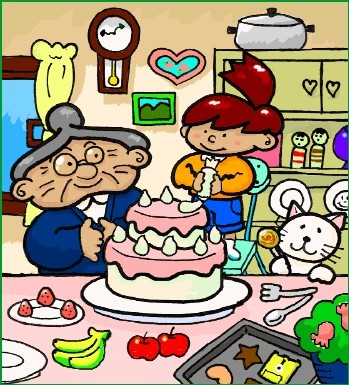
#> input picture two images and detects the changes/11.jpg, 349 x 385 px
$ python 'two images and detects the changes.py'
#> lines starting #> are read from the running program, lines starting #| are printed output that depends on the picture
from PIL import Image ,ImageChops # PIL lütüphanesin Image ve ImageChops çağırıldı.
import cv2 # OpenCV kütüphanesi çağırıldı.

# Fark bulma fonksiyonu oluşturuldu.
def FarkBulma4RGB(img1,img2): # Fonksiyon içine 2 resim alıyor.

# Kıyaslanan resimler aynı boyutta olduğu varsayılarak

    h = img1.shape[0] # 1. resmin yükseliği h değişkenine atandı.
    w = img1.shape[1] # 1. resmin genişliği w değişkenine atandı.

    # Resmin üzerinde, piksellerinde for döngüsü ile geziniyoruz
    for y in range(0, h):   # 0'dan h'a kadar dönüyoruz bulunduğumuz her piksel y koordinatını veriyor.
        for x in range(0, w): # Bulunduğumuz her piksel x koordinatını veriyor.
            # Piksel renklerini değişkenlere atıyoruz.
            b = img1[y, x, 0] # (x,y) koordinatındaki mavi değerini b'ye atandı.
            g = img1[y, x, 1] # Yeşil değer g değişkenine atandı.
            r = img1[y, x, 2] # Kırmızı değer r değişkenine atandı.

            bgr = b + g + r # 1. resmin renk kodlarını topluyoruz.
            # Renk kodları 0-255 aralığındaki değerlerden oluşur.

            b2,g2,r2 = img2[y, x] # 2. resmin o anki (x,y) koordinatındaki renkleri alıyoruz.
            bgr2 = b2 + g2 + r2 # Aldığımız renk değerlerini topluyoruz.


            # 1. resmin ve 2. resmin o anki piksel konumlarının renk değerlerinin
            if bgr != bgr2: # toplamı biribirine eşit değilse
                img2[y, x] = (255, 255, 255) # 2. resmin o anki piksellerini
                # (255,255,255) beyaz yap.

    return img2 # yeni oluşan 2. resmi döndür.


img1 = cv2.imread("11.jpg") # 1. resmimizi OpenCV kütüphanesindeki imread fonksiyonu
#> img1 is the input picture: shape (385, 349, 3); mean B, G, R 126.9, 151.1, 161.6
# ile okuyoruz.

img2 = cv2.imread("22.jpg") # 2. resmi de okuyouruz.
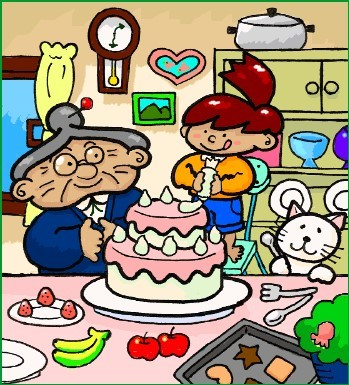
#> input picture two images and detects the changes/22.jpg, 349 x 385 px
#> img2 is the input picture: shape (385, 349, 3); mean B, G, R 127.9, 151.1, 160.7

cv2.imshow("resim2", img2) # 2. resmi ekrana yansıtıyoruz.

fark = FarkBulma4RGB(img1, img2) # 2 resmi vererek fonksiyonumuzu çalıştırıyoruz.
#> after the loop in FarkBulma4RGB, `for y in range(0, h):   # 0'dan h'a kadar dönüyoruz bulunduğumuz her p..`:
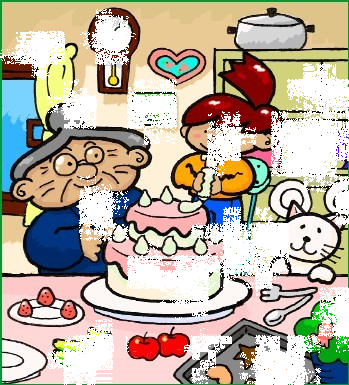
#> img2: shape (385, 349, 3); mean B, G, R 159.2, 174.9, 185.3
# 2. resmin üzerinde işaretlenen farklarla dönenecek olan 2. resmimizi fark
# değişkenine atıyoruz.

cv2.imshow("resim1", img1) # 1. resmi ekrana yansıtıyoruz.

cv2.imshow("Fark", fark) # 2. resmi üzerindeki farklar beyaza boyanmış olarak
# ekrana yansıtıyoruz.


image1=Image.open("11.jpg") # PIL kütüphanesi yardımıyla 1. resmi okuyoruz.
image2=Image.open("22.jpg") # PIL kütüphanesi yardımıyla 2. resmi okuyoruz.

fark = ImageChops.difference(image1, image2) # PIL kütüphanesindeki ImageChops içindeki
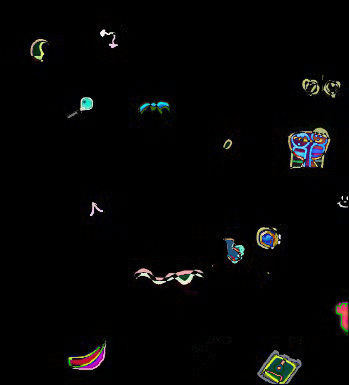
#> fark: PIL image 349x385 RGB; mean R, G, B 5.3, 5.3, 5.2
# difference fonksiyonu ile 2 resim arasındaki farkları buluyoruz.

if fark.getbbox(): # Eğer getbbox() fonksiyonumuz boş dönmüyorsa.
    fark.show() # Farklı olan nesneleri gösteriyoruz.

cv2.waitKey(0)
cv2.destroyAllWindows()
